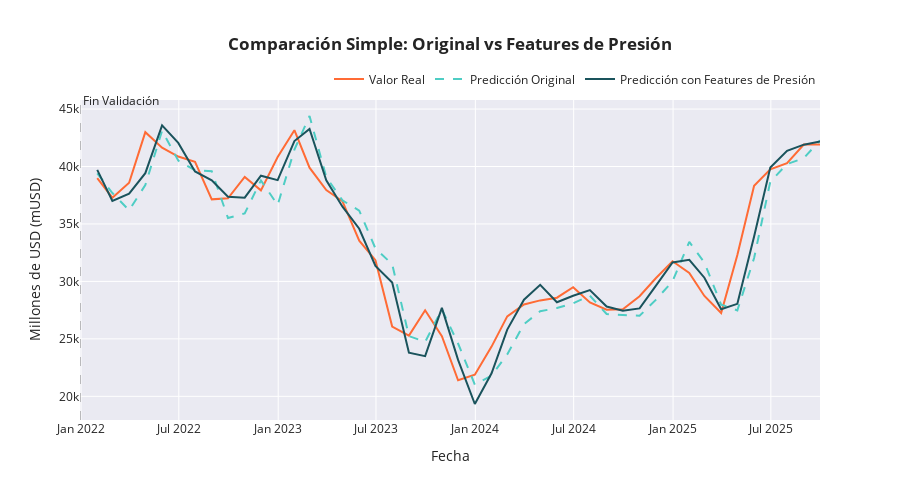

Source (notebook cell):
### Code cell
# ==============================================================================
# VISUALIZACIÓN SIMPLE: Comparación Original vs Features de Presión
# ==============================================================================

if 'predicciones_presion' in locals() and 'predicciones' in locals():
    
    import plotly.graph_objects as go
    from plotly.subplots import make_subplots
    
    # Obtener datos reales del período de test
    real_test = df_features.loc[predicciones_presion.index, 'reservas_musd']
    
    # Crear figura comparativa
    fig = go.Figure()
    
    # Valor real
    fig.add_trace(go.Scatter(
        x=real_test.index,
        y=real_test.values,
        name='Valor Real',
        line=dict(color='#FF6B35', width=2),
        mode='lines'
    ))
    
    # Predicción original (si existe)
    if 'pred' in predicciones.columns:
        fig.add_trace(go.Scatter(
            x=predicciones.index,
            y=predicciones['pred'].values,
            name='Predicción Original',
            line=dict(color='#4ECDC4', width=2, dash='dash'),
            mode='lines'
        ))
    
    # Predicción con features de presión
    fig.add_trace(go.Scatter(
        x=predicciones_presion.index,
        y=predicciones_presion['pred'].values,
        name='Predicción con Features de Presión',
        line=dict(color='#1A535C', width=2),
        mode='lines'
    ))
    
    # Línea vertical para fin_validacion (convertir a datetime para plotly)
    fin_validacion_dt = pd.to_datetime(fin_validacion)
    fig.add_shape(
        type="line",
        x0=fin_validacion_dt,
        x1=fin_validacion_dt,
        y0=0,
        y1=1,
        yref="paper",
        line=dict(color="gray", width=1, dash="dash"),
    )
    fig.add_annotation(
        x=fin_validacion_dt,
        y=1,
        yref="paper",
        text="Fin Validación",
        showarrow=False,
        xanchor="left",
        yshift=10
    )
    
    # Layout
    fig.update_layout(
        title='<b>Comparación Simple: Original vs Features de Presión</b>',
        xaxis_title='Fecha',
        yaxis_title='Millones de USD (mUSD)',
        height=500,
        template='seaborn',
        hovermode='x unified',
        legend=dict(orientation="h", yanchor="bottom", y=1.02, xanchor="right", x=1)
    )
    
    fig.show()
    
    print("\n✅ Gráfico de comparación generado")
    print("\n💡 Observa:")
    print("   - Si la línea verde (features de presión) sigue mejor los cambios rápidos")
    print("   - Si hay menos lag en períodos de cambios abruptos")
    print("   - Si el error es menor en promedio")
    
elif 'predicciones_presion' in locals():
    print("⚠️  Ejecuta primero el modelo original para comparar visualmente.")
    print("   O ejecuta solo esta celda después de tener ambas predicciones.")
else:
    print("⚠️  Ejecuta primero las celdas anteriores para generar las predicciones.")
